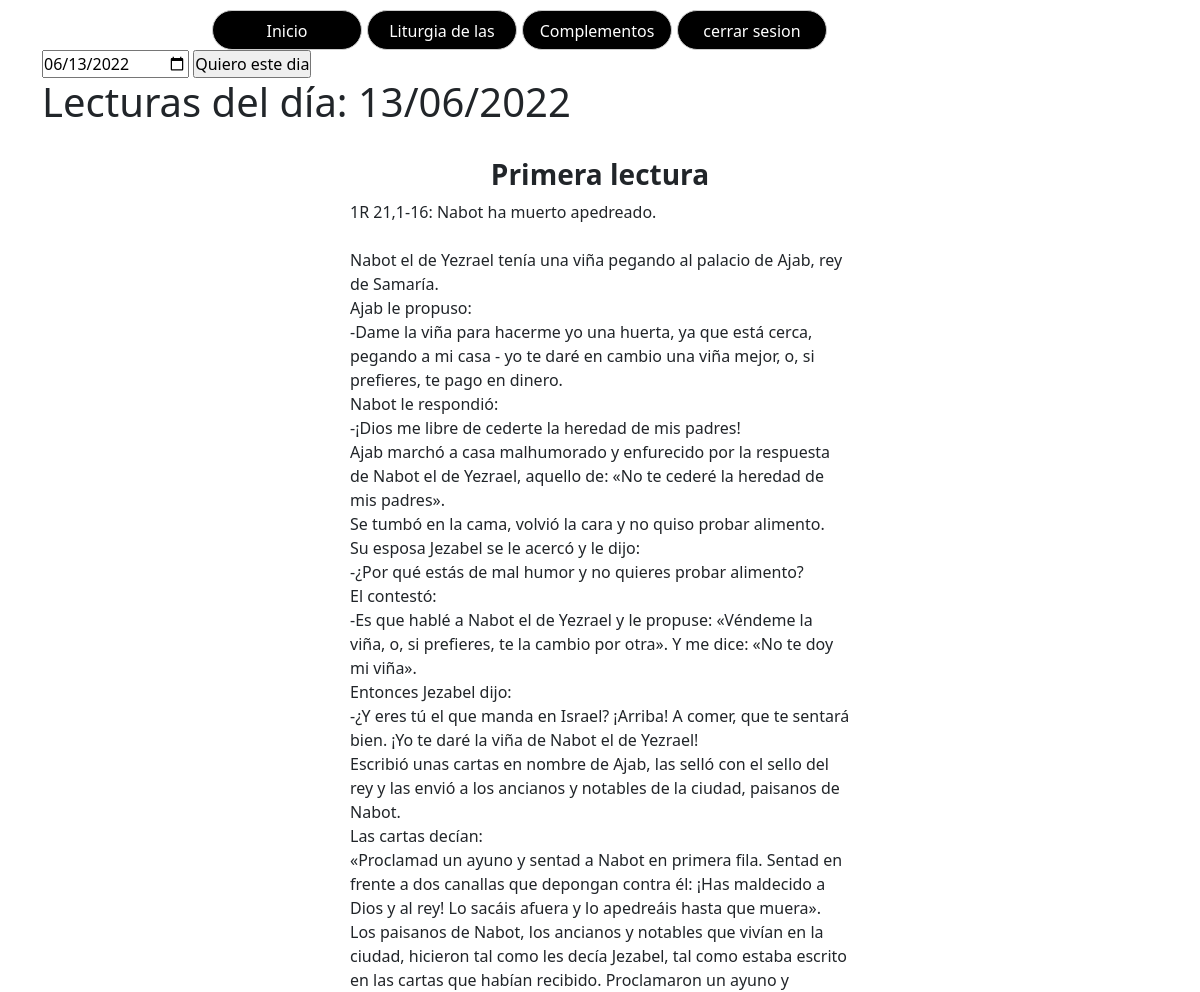
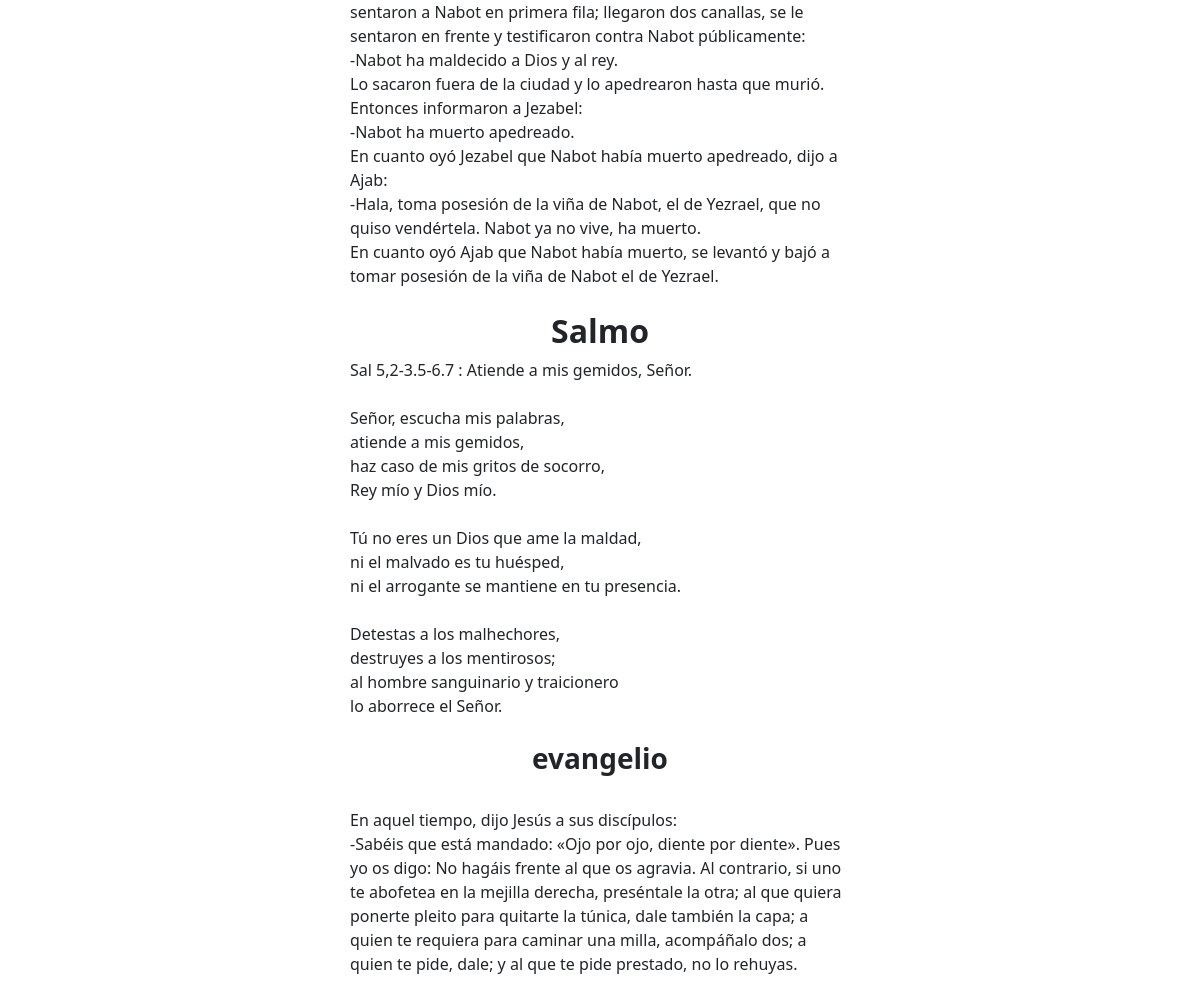
/Lecturas.php (signed in), run on the app's committed database (2 pictures, top to bottom).
### tables this page shows
CREATE TABLE `evangelio` (
  `id` int(3) NOT NULL,
  `fecha` varchar(12) NOT NULL,
  `primera` longtext DEFAULT NULL,
  `segunda` longtext DEFAULT NULL,
  `salmo` longtext DEFAULT NULL,
  `evangelio` longtext DEFAULT NULL
);

### public_html/Lecturas.php (the view, shortened to what this page needs)
<?php
include "funciones.php";
if (!isset($_SESSION["Login"])) {
    header('Location: index.php');
} else {
    ?>
    <!doctype html>
    <html
        <head>
        <link href="https://cdn.jsdelivr.net/npm/bootstrap@5.2.0-beta1/dist/css/bootstrap.min.css" rel="stylesheet">
        <link href="estilos/oficio.css" rel="stylesheet" type="text/css">
        <link href="https://raw.githubusercontent.com/daneden/animate.css/master/animate.css" rel="stylesheet">
    </head>
    <body>
        <div class="container">
            <?php
            encabezado();
            ?>
            <form method="post" action="Lecturas.php">
                <input type="date" value="<?php echo (new DateTime())->format('Y-m-d'); ?>" name="fecha" id="fecha">
                <input type="submit" name="submit" value="Quiero este dia"><br>
            </form>
            <?php
            if (empty($_SET)) {
                $separador = "\n";
                $post = (isset($_POST["fecha"]) && !empty($_POST["fecha"]));
                if ($post) {
                    $fecha1 = $_POST["fecha"];
                } else {
                    $fecha1 = (new DateTime())->format('Y-m-d');
                }
                $Nfecha = date("d/m/Y", strtotime($fecha1));
                echo"<h1>Lecturas del día: " . $Nfecha . "</h1> ";
                $sql = "select * from evangelio where fecha =\"$Nfecha\"";
                $result = mysqli_query($conexion, $sql);
                while ($mostrar = mysqli_fetch_array($result)) {
                    echo "<div class=\"padre\">";
                    ?>
                    <?php
                    echo "<div class=\"hijo\">";
                    $frases1 = explode($separador, $mostrar['primera']);
                    $tamaño1 = sizeof($frases1);
                    echo '<center>';
                    echo '<h3> <b>Primera lectura </b></h3>';
                    echo '</center>';
                    echo "<div class=\"hijo2\">";
                    for ($i = 0; $i < $tamaño1; $i++) {
                        echo $frases1[$i] . "<br>";
                    }
                    echo '</div>';
                    echo '<br>';
                    echo '</div>';
                    echo "<div class=\"hijo\">";
                    echo '<center><h2><b>Salmo</b></h2></center>';
                    echo "<div class=\"hijo2\">";
                    $frases2 = explode($separador, $mostrar['salmo']);
                    $tamaño2 = sizeof($frases2);
                    for ($i = 0; $i < $tamaño2; $i++) {
                        echo $frases2[$i] . "<br>";
                    }
                    echo '</div>';
                    echo '<br>';
                    echo '</div>';
                    echo "<div class=\"hijo\">";
                    echo "<div class=\"hijo\">";
                    $frases5 = explode($separador, $mostrar['evangelio']);
                    $tamaño5 = sizeof($frases5);
                    echo '<center><h3><b>evangelio</b></h3></center>';
                    echo "<div class=\"hijo2\">";
                    for ($i = 1; $i < $tamaño5; $i++) {
                        echo $frases5[$i] . "<br>";
                    }
                    echo '</div>';
                    echo '</div>';
                    echo '</div>';
                }
            }
            ?>
    </html>
    <?php
}

### public_html/funciones.php (shortened to what this page needs)
<?php
function encabezado() {
    echo'<div class="row">
                    <div class="dropdown">
                        <ul>
                            <li><a class="link" href="Inicio.php">Inicio</a></li>
                            <li>
                                Liturgia de las horas
                                <i class="fa fa-sort-desc" aria-hidden="true"></i>
                                <ul>
                                    <li> <a class="link" href="Lecturas.php">Lecturas</a></li>
                                    <li><a class="link" href="Oficio.php">Oficio</a></li>
                                    <li><a class="link" href="Laudes.php">Laudes</a></li>
                                    <li><a class="link" href="Tercia.php">Tercia</a></li>
                                    <li><a class="link" href="Sexta.php">Sexta</a></li>
                                    <li><a  class="link" href="Nona.php">Nona</a></li>
                                    <li><a class="link" href="Visperas.php">Vísperas</a></li>
                                    <li><a class="link" href="Completas.php">Completas</a></li>
                                </ul>
                            </li>
                            <li>
                            Complementos
                                <i class="fa fa-sort-desc" aria-hidden="true"></i>
                                 <ul>
                            <li><a class="link" href="Cancionero.php">Cancionero</a></li>
                            <li><a class="link" href="palabritas.php">Palabritas</a></li>
                            <li><a class="link" href="Santo.php">Santo del día</a></li>
                            </ul>
                            </li>
                           <li> <a  class="link" href="Logout.php" >
         cerrar sesion
        </a></li>
                        </ul>
                    </div>
                </div>';
}

### public_html/estilos/oficio.css (style rules this page uses)
body { margin: 0; padding: 0; height: 100vh; }
* { margin: 0; padding: 0; }
.padre { margin: 1rem; padding: 1rem; }
.hijo { width: 600px; margin: 0 auto; }
.hijo2 { width: 500px; margin: 0 auto; }
a:link, a:visited, a:active { text-decoration:none; color: #fff; }
.row { position:relative; z-index:3; }
.dropdown { margin: 0 auto; width: 800px; height: auto; margin-top: 10px; }
.dropdown ul { list-style:none; padding: 0; margin:0; }
.dropdown ul li { float: left; display: block; width: 150px; height: 40px; transition: background 0.2s ease, padding 0.8s linear; background: #000000; line-height: 40px; border-color: #000000; text-align: center; margin-right: 5px; cursor: pointer; }
.dropdown ul li { color: #fff; position: relative; border: 1px solid #Ccc; border-radius: 50px; }
.link { color: #f5f5f5; }

### data on the page
evangelio: primera "1R 21,1-16: Nabot ha muerto apedreado.", primera "Nabot el de Yezrael tenía una viña pegando al palacio de Ajab, rey de Samaría.", primera "Ajab le propuso:", primera "-Dame la viña para hacerme yo una huerta, ya que está cerca, pegando a mi casa - yo te daré en cambio una viña mejor, o, si prefieres, te pago en dinero.", primera "Nabot le respondió:", primera "-¡Dios me libre de cederte la heredad de mis padres!", primera "Ajab marchó a casa malhumorado y enfurecido por la respuesta de Nabot el de Yezrael, aquello de: «No te cederé la heredad de mis padres».", primera "Se tumbó en la cama, volvió la cara y no quiso probar alimento.", primera "Su esposa Jezabel se le acercó y le dijo:", primera "-¿Por qué estás de mal humor y no quieres probar alimento?", primera "El contestó:", primera "-Es que hablé a Nabot el de Yezrael y le propuse: «Véndeme la viña, o, si prefieres, te la cambio por otra». Y me dice: «No te doy mi viña».", primera "Entonces Jezabel dijo:", primera "-¿Y eres tú el que manda en Israel? ¡Arriba! A comer, que te sentará bien. ¡Yo te daré la viña de Nabot el de Yezrael!", primera "Escribió unas cartas en nombre de Ajab, las selló con el sello del rey y las envió a los ancianos y notables de la ciudad, paisanos de Nabot.", primera "Las cartas decían:", primera "«Proclamad un ayuno y sentad a Nabot en primera fila. Sentad en frente a dos canallas que depongan contra él: ¡Has maldecido a Dios y al rey! Lo sacáis afuera y lo apedreáis hasta que muera».", primera "Los paisanos de Nabot, los ancianos y notables que vivían en la ciudad, hicieron tal como les decía Jezabel, tal como estaba escrito en las cartas que habían recibido. Proclamaron un ayuno y sentaron a Nabot en primera fila; llegaron dos canallas, se le sentaron en frente y testificaron contra Nabot públicamente:", primera "-Nabot ha maldecido a Dios y al rey.", primera "Lo sacaron fuera de la ciudad y lo apedrearon hasta que murió.", primera "Entonces informaron a Jezabel:", primera "-Nabot ha muerto apedreado.", primera "En cuanto oyó Jezabel que Nabot había muerto apedreado, dijo a Ajab:", primera "-Hala, toma posesión de la viña de Nabot, el de Yezrael, que no quiso vendértela. Nabot ya no vive, ha muerto.", primera "En cuanto oyó Ajab que Nabot había muerto, se levantó y bajó a tomar posesión de la viña de Nabot el de Yezrael.", salmo "Sal 5,2-3.5-6.7 : Atiende a mis gemidos, Señor.", salmo "Señor, escucha mis palabras,", salmo "atiende a mis gemidos,", salmo "haz caso de mis gritos de socorro,", salmo "Rey mío y Dios mío.", salmo "Tú no eres un Dios que ame la maldad,", salmo "ni el malvado es tu huésped,", salmo "ni el arrogante se mantiene en tu presencia.", salmo "Detestas a los malhechores,", salmo "destruyes a los mentirosos;", salmo "al hombre sanguinario y traicionero", salmo "lo aborrece el Señor.", evangelio "En aquel tiempo, dijo Jesús a sus discípulos:", evangelio "-Sabéis que está mandado: «Ojo por ojo, diente por diente». Pues yo os digo: No hagáis frente al que os agravia. Al contrario, si uno te abofetea en la mejilla derecha, preséntale la otra; al que quiera ponerte pleito para quitarte la túnica, dale también la capa; a quien te requiera para caminar una milla, acompáñalo dos; a quien te pide, dale; y al que te pide prestado, no lo rehuyas."

### other printed values
$Nfecha "13/06/2022"
